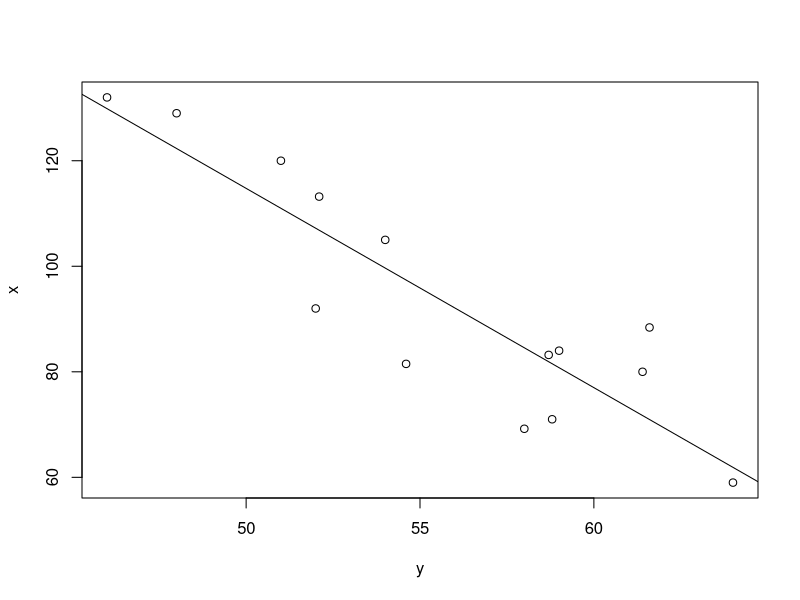
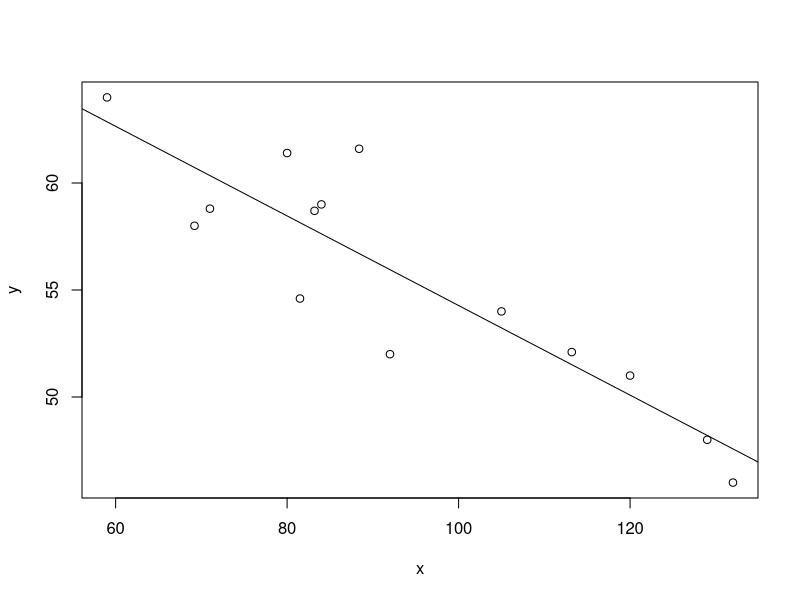
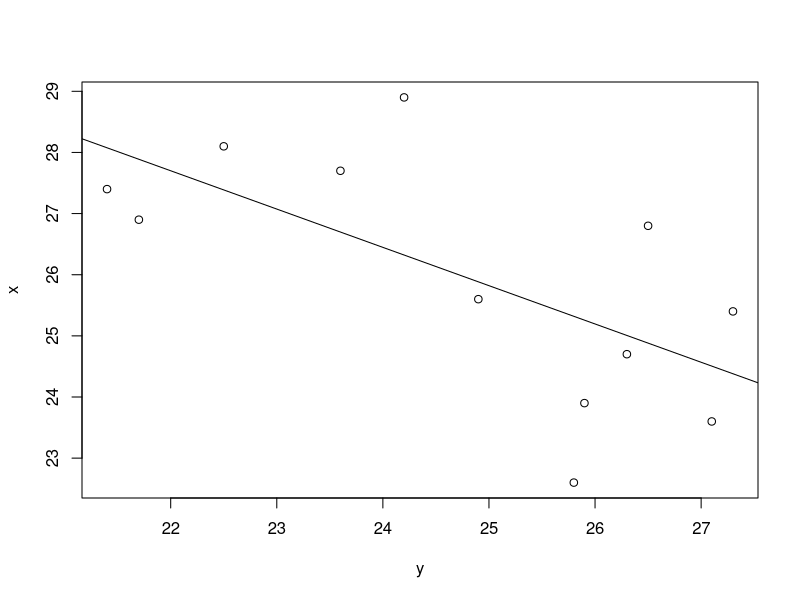
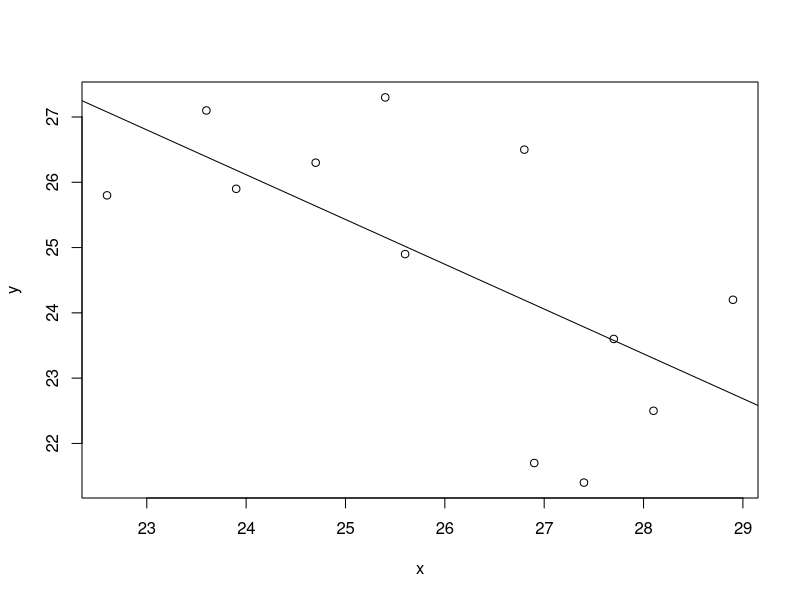

Recreate these plots in R, in order.
x=c(132,129,120,113.2,105,92,84,83.2,88.4,59,80,81.5,71,69.2)
y=c(46,48,51,52.1,54,52,59,58.7,61.6,64,61.4,54.6,58.8,58)
mean_x=mean(x)
mean_y=mean(y)
sxy=sum((x-mean_x)*(y-mean_y))
sxx=sum((x-mean_x)^2)
syy=sum((y-mean_y)^2)
b=sxy/syy
b
a=mean_x-b*mean_y
a
plot(y,x)+abline(lm(x~y))
lm(x~y)
b1=sxy/sxx
b1
a1=mean_y-b*mean_x
plot(x,y) + abline(lm(y~x))
lm(y~x)

#Q2.
x=c(26.8,25.4,28.9,23.6,27.7,23.9,24.7,28.1,26.9,27.4,22.6,25.6)
y=c(26.5,27.3,24.2,27.1,23.6,25.9,26.3,22.5,21.7,21.4,25.8,24.9)
mean_x=mean(x)
mean_y=mean(y)
sxy=sum((x-mean_x)*(y-mean_y))
sxx=sum((x-mean_x)^2)
syy=sum((y-mean_y)^2)
b=sxy/syy
b
a=mean_x-b*mean_y
a
plot(y,x)+abline(lm(x~y))
lm(x~y)
b1=sxy/sxx
b1
a1=mean_y-b*mean_x
plot(x,y) + abline(lm(y~x))
lm(y~x)
